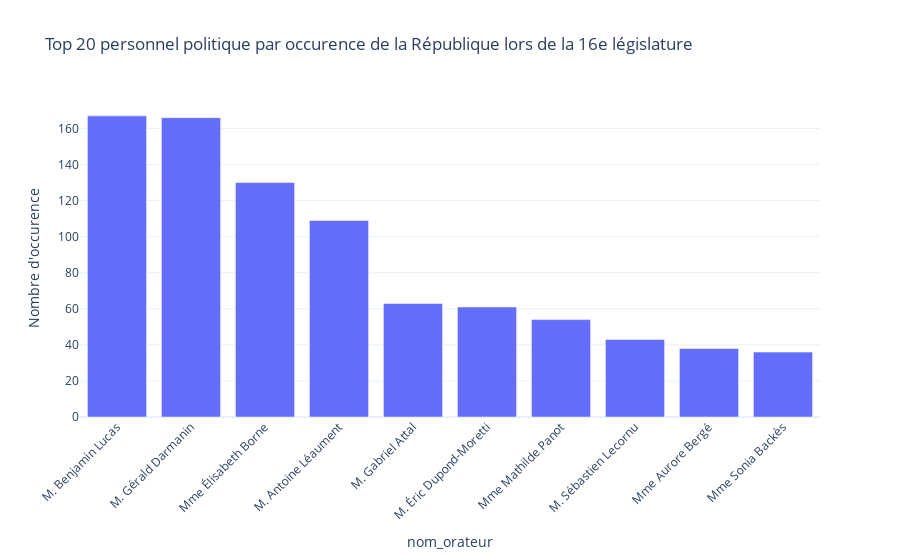

Notebook cell for this chart:
### Code cell
# 16e législature 
fig_top_orateurs = px.bar(
    df_16e["nom_orateur"].value_counts()[0:10],
    # x=top_counts.index,
    # y=top_counts.values,
    labels={"value": "Nombre d'occurence", "Personnel politique": "Orateur"},
    title="Top 20 personnel politique par occurence de la République lors de la 16e législature",
    template="plotly_white",
)
fig_top_orateurs.update_layout(
    xaxis_tickangle=-45,
    showlegend=False,
)
fig_top_orateurs.show()

### Figure 1 — Plotly figure (JSON) as saved in the notebook; plotly's stock layout.template omitted (floating-point values rounded to 4 significant figures)
{"data": [{"alignmentgroup": "True", "hovertemplate": "variable=count<br>nom_orateur=%{x}<br>Nombre d'occurence=%{y}<extra></extra>", "legendgroup": "count", "marker": {"color": "#636efa", "pattern": {"shape": ""}}, "name": "count", "offsetgroup": "count", "orientation": "v", "showlegend": true, "textposition": "auto", "type": "bar", "x": ["M. Benjamin Lucas", "M. Gérald Darmanin", "Mme Élisabeth Borne", "M. Antoine Léaument", "M. Gabriel Attal", "M. Éric Dupond-Moretti", "Mme Mathilde Panot", "M. Sébastien Lecornu", "Mme Aurore Bergé", "Mme Sonia Backès"], "xaxis": "x", "y": [167, 166, 130, 109, 63, 61, 54, 43, 38, 36], "yaxis": "y"}], "layout": {"barmode": "relative", "legend": {"title": {"text": "variable"}, "tracegroupgap": 0}, "showlegend": false, "title": {"text": "Top 20 personnel politique par occurence de la République lors de la 16e législature"}, "xaxis": {"anchor": "y", "domain": [0, 1], "tickangle": -45, "title": {"text": "nom_orateur"}}, "yaxis": {"anchor": "x", "domain": [0, 1], "title": {"text": "Nombre d'occurence"}}}}
